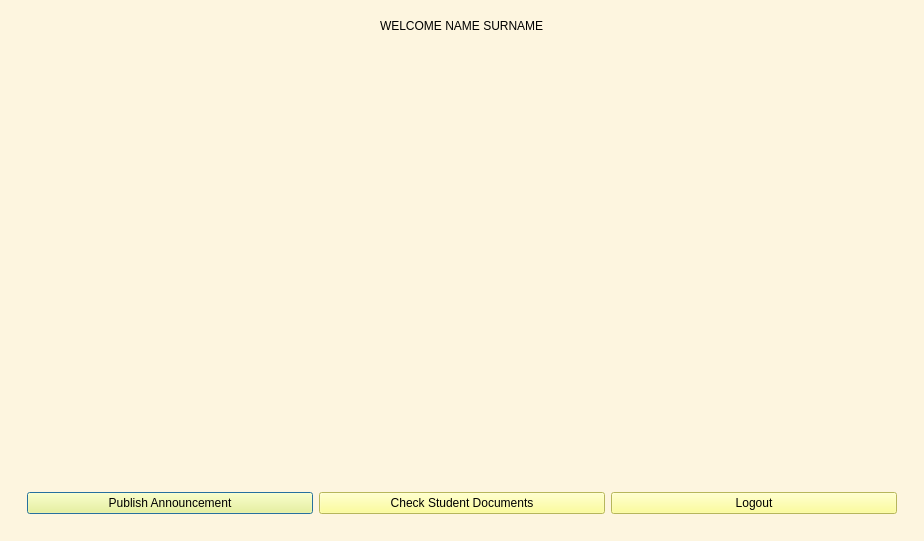
<?xml version="1.0" encoding="UTF-8"?>
<ui version="4.0">
 <class>Dialog</class>
 <widget class="QDialog" name="Dialog">
  <property name="geometry">
   <rect>
    <x>0</x>
    <y>0</y>
    <width>924</width>
    <height>541</height>
   </rect>
  </property>
  <property name="windowTitle">
   <string>Dialog</string>
  </property>
  <property name="styleSheet">
   <string notr="true">background-color: rgb(194, 154, 191);
background-color: rgb(253, 245, 223);</string>
  </property>
  <layout class="QVBoxLayout" name="verticalLayout_3">
   <item>
    <layout class="QVBoxLayout" name="verticalLayout">
     <property name="leftMargin">
      <number>8</number>
     </property>
     <property name="topMargin">
      <number>8</number>
     </property>
     <property name="rightMargin">
      <number>8</number>
     </property>
     <property name="bottomMargin">
      <number>8</number>
     </property>
     <item alignment="Qt::AlignHCenter|Qt::AlignVCenter">
      <widget class="QLabel" name="welcome">
       <property name="styleSheet">
        <string notr="true">font: 75 16pt &quot;MS Shell Dlg 2&quot;;</string>
       </property>
       <property name="text">
        <string>WELCOME NAME SURNAME</string>
       </property>
      </widget>
     </item>
     <item>
      <spacer name="verticalSpacer">
       <property name="orientation">
        <enum>Qt::Vertical</enum>
       </property>
       <property name="sizeHint" stdset="0">
        <size>
         <width>20</width>
         <height>40</height>
        </size>
       </property>
      </spacer>
     </item>
     <item>
      <layout class="QHBoxLayout" name="horizontalLayout">
       <property name="leftMargin">
        <number>8</number>
       </property>
       <property name="topMargin">
        <number>8</number>
       </property>
       <property name="rightMargin">
        <number>8</number>
       </property>
       <property name="bottomMargin">
        <number>8</number>
       </property>
       <item>
        <widget class="QPushButton" name="btnGoAnnouncementPage">
         <property name="styleSheet">
          <string notr="true">background-color: rgb(255, 255, 127);</string>
         </property>
         <property name="text">
          <string>Publish Announcement</string>
         </property>
        </widget>
       </item>
       <item>
        <widget class="QPushButton" name="btnGoCheckDocumentsPage">
         <property name="styleSheet">
          <string notr="true">background-color: rgb(255, 255, 127);</string>
         </property>
         <property name="text">
          <string>Check Student Documents</string>
         </property>
        </widget>
       </item>
       <item>
        <widget class="QPushButton" name="btnLogout">
         <property name="styleSheet">
          <string notr="true">background-color: rgb(255, 255, 127);</string>
         </property>
         <property name="text">
          <string>Logout</string>
         </property>
        </widget>
       </item>
      </layout>
     </item>
    </layout>
   </item>
  </layout>
 </widget>
 <resources/>
 <connections/>
</ui>
